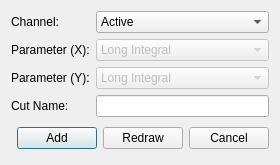
<?xml version="1.0" encoding="UTF-8"?>
<ui version="4.0">
 <class>DialogPolygonalCut</class>
 <widget class="QDialog" name="DialogPolygonalCut">
  <property name="geometry">
   <rect>
    <x>0</x>
    <y>0</y>
    <width>263</width>
    <height>155</height>
   </rect>
  </property>
  <property name="windowTitle">
   <string>Dialog</string>
  </property>
  <layout class="QGridLayout" name="gridLayout">
   <item row="0" column="0">
    <widget class="QLabel" name="labelChannel">
     <property name="text">
      <string>Channel:</string>
     </property>
    </widget>
   </item>
   <item row="0" column="1">
    <widget class="QComboBox" name="comboBoxChannel">
     <item>
      <property name="text">
       <string>Active</string>
      </property>
     </item>
     <item>
      <property name="text">
       <string>0</string>
      </property>
     </item>
     <item>
      <property name="text">
       <string>1</string>
      </property>
     </item>
     <item>
      <property name="text">
       <string>2</string>
      </property>
     </item>
     <item>
      <property name="text">
       <string>3</string>
      </property>
     </item>
     <item>
      <property name="text">
       <string>4</string>
      </property>
     </item>
     <item>
      <property name="text">
       <string>5</string>
      </property>
     </item>
     <item>
      <property name="text">
       <string>6</string>
      </property>
     </item>
     <item>
      <property name="text">
       <string>7</string>
      </property>
     </item>
     <item>
      <property name="text">
       <string>8</string>
      </property>
     </item>
     <item>
      <property name="text">
       <string>9</string>
      </property>
     </item>
     <item>
      <property name="text">
       <string>10</string>
      </property>
     </item>
     <item>
      <property name="text">
       <string>11</string>
      </property>
     </item>
     <item>
      <property name="text">
       <string>12</string>
      </property>
     </item>
     <item>
      <property name="text">
       <string>13</string>
      </property>
     </item>
     <item>
      <property name="text">
       <string>14</string>
      </property>
     </item>
     <item>
      <property name="text">
       <string>15</string>
      </property>
     </item>
     <item>
      <property name="text">
       <string>16</string>
      </property>
     </item>
     <item>
      <property name="text">
       <string>17</string>
      </property>
     </item>
     <item>
      <property name="text">
       <string>18</string>
      </property>
     </item>
     <item>
      <property name="text">
       <string>19</string>
      </property>
     </item>
     <item>
      <property name="text">
       <string>20</string>
      </property>
     </item>
     <item>
      <property name="text">
       <string>21</string>
      </property>
     </item>
     <item>
      <property name="text">
       <string>22</string>
      </property>
     </item>
     <item>
      <property name="text">
       <string>23</string>
      </property>
     </item>
     <item>
      <property name="text">
       <string>24</string>
      </property>
     </item>
     <item>
      <property name="text">
       <string>25</string>
      </property>
     </item>
     <item>
      <property name="text">
       <string>26</string>
      </property>
     </item>
     <item>
      <property name="text">
       <string>27</string>
      </property>
     </item>
     <item>
      <property name="text">
       <string>28</string>
      </property>
     </item>
     <item>
      <property name="text">
       <string>29</string>
      </property>
     </item>
     <item>
      <property name="text">
       <string>30</string>
      </property>
     </item>
     <item>
      <property name="text">
       <string>31</string>
      </property>
     </item>
    </widget>
   </item>
   <item row="1" column="0">
    <widget class="QLabel" name="labelParameterX">
     <property name="text">
      <string>Parameter (X):</string>
     </property>
    </widget>
   </item>
   <item row="1" column="1">
    <widget class="QComboBox" name="comboBoxParameterX">
     <property name="enabled">
      <bool>false</bool>
     </property>
     <item>
      <property name="text">
       <string>Long Integral</string>
      </property>
     </item>
     <item>
      <property name="text">
       <string>Short Integral</string>
      </property>
     </item>
     <item>
      <property name="text">
       <string>PSD Factor</string>
      </property>
     </item>
     <item>
      <property name="text">
       <string>Filtered PSD Factor</string>
      </property>
     </item>
     <item>
      <property name="text">
       <string>Baseline</string>
      </property>
     </item>
     <item>
      <property name="text">
       <string>Time of CFD Crossing</string>
      </property>
     </item>
     <item>
      <property name="text">
       <string>CFD Delta (Prev Channel)</string>
      </property>
     </item>
     <item>
      <property name="text">
       <string>Max Value</string>
      </property>
     </item>
     <item>
      <property name="text">
       <string>Min Value</string>
      </property>
     </item>
     <item>
      <property name="text">
       <string>Time of Max</string>
      </property>
     </item>
     <item>
      <property name="text">
       <string>Time of Min</string>
      </property>
     </item>
     <item>
      <property name="text">
       <string>Half-Rise Value</string>
      </property>
     </item>
     <item>
      <property name="text">
       <string>Time of Half-Rise</string>
      </property>
     </item>
     <item>
      <property name="text">
       <string>Temperature</string>
      </property>
     </item>
     <item>
      <property name="text">
       <string>Seconds from First Event</string>
      </property>
     </item>
     <item>
      <property name="text">
       <string>Time of Flight</string>
      </property>
     </item>
     <item>
      <property name="text">
       <string>Custom Variable 1</string>
      </property>
     </item>
     <item>
      <property name="text">
       <string>Custom Variable 2</string>
      </property>
     </item>
     <item>
      <property name="text">
       <string>Custom Variable 3</string>
      </property>
     </item>
     <item>
      <property name="text">
       <string>Custom Variable 4</string>
      </property>
     </item>
     <item>
      <property name="text">
       <string>Custom Variable 5</string>
      </property>
     </item>
    </widget>
   </item>
   <item row="2" column="0">
    <widget class="QLabel" name="labelParameterY">
     <property name="text">
      <string>Parameter (Y):</string>
     </property>
    </widget>
   </item>
   <item row="2" column="1">
    <widget class="QComboBox" name="comboBoxParameterY">
     <property name="enabled">
      <bool>false</bool>
     </property>
     <item>
      <property name="text">
       <string>Long Integral</string>
      </property>
     </item>
     <item>
      <property name="text">
       <string>Short Integral</string>
      </property>
     </item>
     <item>
      <property name="text">
       <string>PSD Factor</string>
      </property>
     </item>
     <item>
      <property name="text">
       <string>Filtered PSD Factor</string>
      </property>
     </item>
     <item>
      <property name="text">
       <string>Baseline</string>
      </property>
     </item>
     <item>
      <property name="text">
       <string>Time of CFD Crossing</string>
      </property>
     </item>
     <item>
      <property name="text">
       <string>CFD Delta (Prev Channel)</string>
      </property>
     </item>
     <item>
      <property name="text">
       <string>Max Value</string>
      </property>
     </item>
     <item>
      <property name="text">
       <string>Min Value</string>
      </property>
     </item>
     <item>
      <property name="text">
       <string>Time of Max</string>
      </property>
     </item>
     <item>
      <property name="text">
       <string>Time of Min</string>
      </property>
     </item>
     <item>
      <property name="text">
       <string>Half-Rise Value</string>
      </property>
     </item>
     <item>
      <property name="text">
       <string>Time of Half-Rise</string>
      </property>
     </item>
     <item>
      <property name="text">
       <string>Temperature</string>
      </property>
     </item>
     <item>
      <property name="text">
       <string>Seconds from First Event</string>
      </property>
     </item>
     <item>
      <property name="text">
       <string>Time of Flight</string>
      </property>
     </item>
     <item>
      <property name="text">
       <string>Custom Variable 1</string>
      </property>
     </item>
     <item>
      <property name="text">
       <string>Custom Variable 2</string>
      </property>
     </item>
     <item>
      <property name="text">
       <string>Custom Variable 3</string>
      </property>
     </item>
     <item>
      <property name="text">
       <string>Custom Variable 4</string>
      </property>
     </item>
     <item>
      <property name="text">
       <string>Custom Variable 5</string>
      </property>
     </item>
    </widget>
   </item>
   <item row="3" column="0">
    <widget class="QLabel" name="labelName">
     <property name="text">
      <string>Cut Name:</string>
     </property>
    </widget>
   </item>
   <item row="3" column="1">
    <widget class="QLineEdit" name="lineEditName"/>
   </item>
   <item row="4" column="0" colspan="2">
    <layout class="QHBoxLayout">
     <property name="spacing">
      <number>6</number>
     </property>
     <property name="leftMargin">
      <number>0</number>
     </property>
     <property name="topMargin">
      <number>0</number>
     </property>
     <property name="rightMargin">
      <number>0</number>
     </property>
     <property name="bottomMargin">
      <number>0</number>
     </property>
     <item>
      <spacer>
       <property name="orientation">
        <enum>Qt::Horizontal</enum>
       </property>
       <property name="sizeHint" stdset="0">
        <size>
         <width>131</width>
         <height>31</height>
        </size>
       </property>
      </spacer>
     </item>
     <item>
      <widget class="QPushButton" name="okButton">
       <property name="text">
        <string>Add</string>
       </property>
      </widget>
     </item>
     <item>
      <widget class="QPushButton" name="redrawButton">
       <property name="text">
        <string>Redraw</string>
       </property>
      </widget>
     </item>
     <item>
      <widget class="QPushButton" name="cancelButton">
       <property name="text">
        <string>Cancel</string>
       </property>
      </widget>
     </item>
    </layout>
   </item>
  </layout>
 </widget>
 <resources/>
 <connections>
  <connection>
   <sender>okButton</sender>
   <signal>clicked()</signal>
   <receiver>DialogPolygonalCut</receiver>
   <slot>accept()</slot>
   <hints>
    <hint type="sourcelabel">
     <x>278</x>
     <y>253</y>
    </hint>
    <hint type="destinationlabel">
     <x>96</x>
     <y>254</y>
    </hint>
   </hints>
  </connection>
  <connection>
   <sender>cancelButton</sender>
   <signal>clicked()</signal>
   <receiver>DialogPolygonalCut</receiver>
   <slot>reject()</slot>
   <hints>
    <hint type="sourcelabel">
     <x>369</x>
     <y>253</y>
    </hint>
    <hint type="destinationlabel">
     <x>179</x>
     <y>282</y>
    </hint>
   </hints>
  </connection>
  <connection>
   <sender>redrawButton</sender>
   <signal>clicked()</signal>
   <receiver>DialogPolygonalCut</receiver>
   <slot>onRedrawClicked()</slot>
   <hints>
    <hint type="sourcelabel">
     <x>134</x>
     <y>129</y>
    </hint>
    <hint type="destinationlabel">
     <x>131</x>
     <y>77</y>
    </hint>
   </hints>
  </connection>
  <connection>
   <sender>comboBoxChannel</sender>
   <signal>currentIndexChanged(int)</signal>
   <receiver>DialogPolygonalCut</receiver>
   <slot>onChannelChanged()</slot>
   <hints>
    <hint type="sourcelabel">
     <x>210</x>
     <y>18</y>
    </hint>
    <hint type="destinationlabel">
     <x>171</x>
     <y>77</y>
    </hint>
   </hints>
  </connection>
  <connection>
   <sender>lineEditName</sender>
   <signal>editingFinished()</signal>
   <receiver>DialogPolygonalCut</receiver>
   <slot>onNameChanged()</slot>
   <hints>
    <hint type="sourcelabel">
     <x>210</x>
     <y>96</y>
    </hint>
    <hint type="destinationlabel">
     <x>171</x>
     <y>77</y>
    </hint>
   </hints>
  </connection>
 </connections>
 <slots>
  <slot>onRedrawClicked()</slot>
  <slot>onEditPointsClicked()</slot>
  <slot>onNameChanged()</slot>
  <slot>onChannelChanged()</slot>
 </slots>
</ui>
